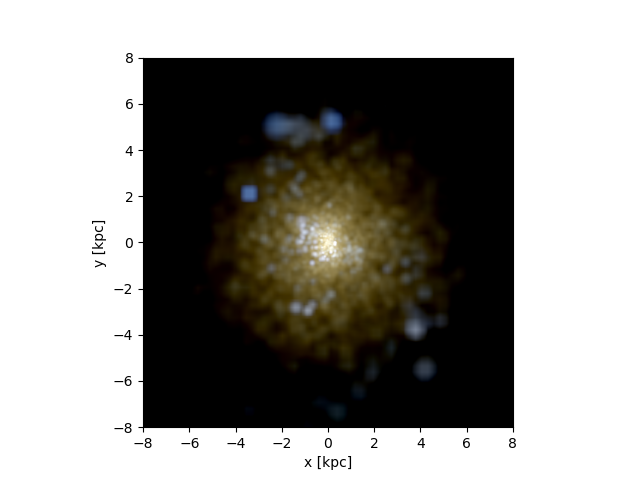

This chart was generated by the following Python code:
#galaxy 429 stars code
import pynbody
import pynbody.plot.sph as sph
import matplotlib.pylab as plt

#loading snapshot
s=pynbody.load('/mnt/data0/jillian/gguaman/r429/cosmo25p.768sg1bwK1BHe75.007779')

#setting to physical units
s.physical_units()

#centering halo
pynbody.analysis.angmom.faceon(s)
#pynbody.analysis.angmom.sideon(s)

#creating image using default bands(i,v,u)
pynbody.plot.stars.render(s,width='12 kpc')

#plt.show()
plt.savefig("galaxy429_stars.png")
